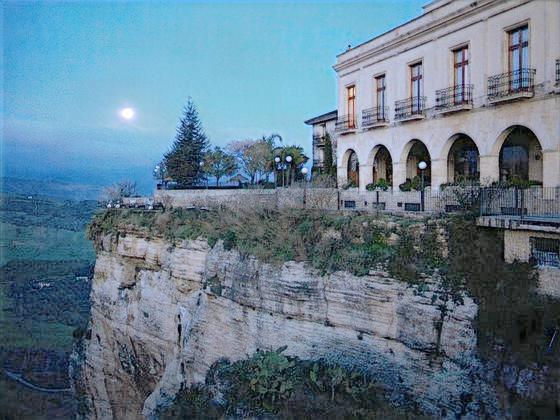
#> input picture evaluate-image-quality-master/src/images/2_INet_v23_00.jpg, 560 x 420 px, found by its file name
$ python compare_histogram_wx.py
#> lines starting #> are read from the running program, lines starting #| are printed output that depends on the picture
#
# 2枚の画像のヒストグラムを作成し，比較するプログラム
# 比较两张图的直方图
# https://github.com/tom-uchida/evaluate-image-quality
#

import cv2, matplotlib
import numpy as np
import matplotlib.pyplot as plt
plt.style.use('seaborn-white')

from matplotlib import cycler
colors = cycler('color', ['#EE6666', '#3388BB', '#9988DD', '#EECC55', '#88BB44', '#FFBBBB'])
plt.rc('axes', facecolor='#E6E6E6', edgecolor='none', axisbelow=True, grid=False, prop_cycle=colors)
plt.rc('grid', color='w', linestyle='solid')
plt.rc('patch', edgecolor='#E6E6E6')
plt.rc('lines', linewidth=2)

plt.rcParams["mathtext.fontset"] = "stix"
plt.rcParams["mathtext.rm"] = "Times New Roman"


# ------------------------------
# ----- Placement settings -----
# ------------------------------
fig, ax = plt.subplots(3, figsize=(9, 8)) # figsize(width, height)
fig.subplots_adjust(hspace=0.4, wspace=0.4) # interval
ax[0] = plt.subplot2grid((2,2), (0,0))
ax[1] = plt.subplot2grid((2,2), (0,1))
ax[2] = plt.subplot2grid((2,2), (1,0), colspan=2)


# ----------------------------
# ----- Read input image -----
# ----------------------------
def read_img(_img_name):
	# read input image
	img = cv2.imread(_img_name)
#> img is the input picture: shape (420, 560, 3); mean B, G, R 140.2, 122.2, 97.7

	# convert color (BGR → RGB)
	img = cv2.cvtColor(img, cv2.COLOR_BGR2RGB)

	return img

# [4 lines of commented-out code are left out]
img_origin_RL1   = read_img(r'G:\Code\Comparative-Experiment\code_comparative_experiment\quality_assessment_metrics\evaluate-image-quality-master\src\images\2_INet_v23_00.jpg')
# img_origin_RL100 = read_img(r'G:\Dataset\LL_Set\LIME\2.bmp')
img_origin_RL100 = read_img(r'G:\Code\Comparative-Experiment\code_comparative_experiment\quality_assessment_metrics\evaluate-image-quality-master\src\images\2_INet_v23_00.jpg')
img_noised_RL1   = read_img(r'G:\Code\Comparative-Experiment\code_comparative_experiment\quality_assessment_metrics\evaluate-image-quality-master\src\images\k_2.bmp')
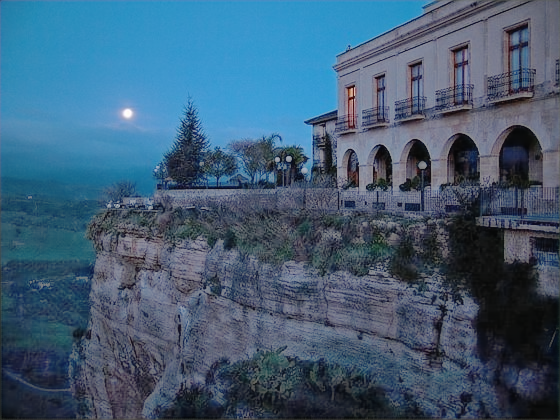
#> input picture evaluate-image-quality-master/src/images/k_2.bmp, 560 x 420 px, found by its file name
#> in read_img, img is the input picture: shape (420, 560, 3); mean B, G, R 117.6, 93.2, 64.9
img_noised_RL100 = read_img(r'G:\Code\Comparative-Experiment\code_comparative_experiment\quality_assessment_metrics\evaluate-image-quality-master\src\images\2_INet_v121_00.jpg')
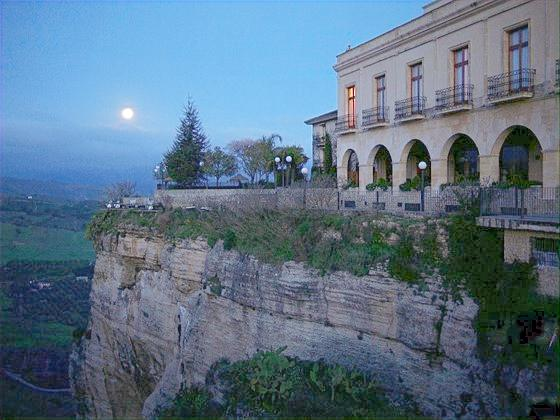
#> input picture evaluate-image-quality-master/src/images/2_INet_v121_00.jpg, 560 x 420 px, found by its file name
#> in read_img, img is the input picture: shape (420, 560, 3); mean B, G, R 134.7, 114.8, 92
# image information（height × width × 色数）
# print("img_origin : ", img_origin.shape)
# print("img_noised : ", img_noised.shape)
# print("\n")


# ----------------------------
# ----- Show input image -----
# ----------------------------
def show_img(_i, _img, _img_name):
  ax[_i].set_title(_img_name)

  # show image
  ax[_i].imshow(_img)

  return

#show_img(0, img_origin_RL1,    "Original image, $L_{\mathrm{R}}=1$")
show_img(0, img_origin_RL100,  "Original image, $L_{\mathrm{R}}=100$")
# show_img(0, img_noised_RL1,    "Noise image, $L_{\mathrm{R}}=1$")
show_img(1, img_noised_RL100,  "Noise image, $L_{\mathrm{R}}=100$")


# -------------------------------
# ----- Convert RGB to Gray -----
# -------------------------------
gray_img_origin_RL1   = cv2.cvtColor(img_origin_RL1,   cv2.COLOR_RGB2GRAY)
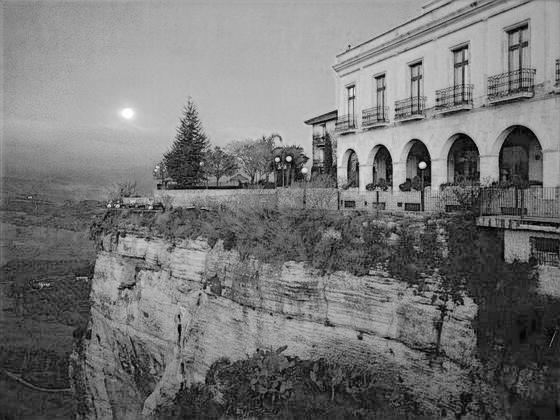
#> gray_img_origin_RL1: shape (420, 560); min 0, max 255, mean 116.9
gray_img_origin_RL100 = cv2.cvtColor(img_origin_RL100, cv2.COLOR_RGB2GRAY)
gray_img_noised_RL1 	= cv2.cvtColor(img_noised_RL1,   cv2.COLOR_RGB2GRAY)
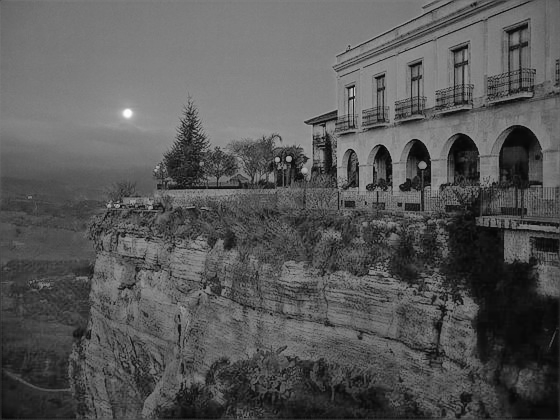
#> gray_img_noised_RL1: shape (420, 560); min 5, max 253, mean 87.5
gray_img_noised_RL100 = cv2.cvtColor(img_noised_RL100, cv2.COLOR_RGB2GRAY)
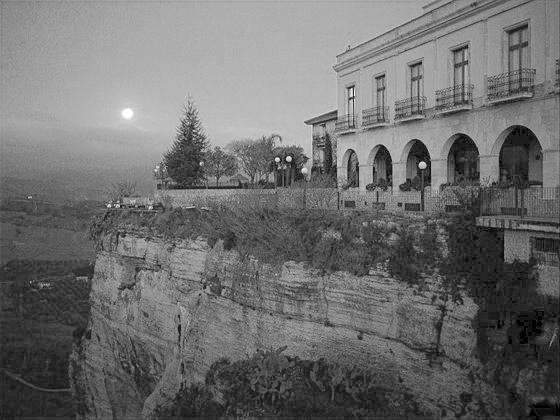
#> gray_img_noised_RL100: shape (420, 560); min 0, max 255, mean 110.2

# exclude pixel value == 0
gray_img_origin_RL1_nonzero   = gray_img_origin_RL1[gray_img_origin_RL1     > 0]
gray_img_origin_RL100_nonzero = gray_img_origin_RL100[gray_img_origin_RL100 > 0]
gray_img_noised_RL1_nonzero   = gray_img_noised_RL1[gray_img_noised_RL1     > 0]
gray_img_noised_RL100_nonzero = gray_img_noised_RL100[gray_img_noised_RL100 > 0]


# print("gray_img_origin : ", gray_img_origin.shape)
# print("gray_img_noised : ", gray_img_noised.shape)
# print("\n")


# --------------------------------------------------------------------
# ----- Calc difference of brightness values of two input images -----
# --------------------------------------------------------------------
# bigger_RL1 		= np.maximum(gray_img_origin_RL1_nonzero, gray_img_noised_RL1_nonzero)
# smaller_RL1 	= np.minimum(gray_img_origin_RL1_nonzero, gray_img_noised_RL1_nonzero)

# bigger_RL100 	= np.maximum(gray_img_origin_RL100_nonzero, gray_img_noised_RL100_nonzero)
# smaller_RL100 = np.minimum(gray_img_origin_RL100_nonzero, gray_img_noised_RL100_nonzero)

# diff_RL1      = bigger_RL1   - smaller_RL1
# diff_RL100    = bigger_RL100 - smaller_RL100


# ---------------------
# ----- Histogram -----
# ---------------------
# store values of "histogram and bin boundary" in two variables(hist, bins)
#hist_origin, 		    bins_origin 		  = np.histogram(gray_img_origin.ravel(),			  256, [0, 256])
# hist_origin_RL100, 	bins_origin_RL100 = np.histogram(gray_img_origin_RL100.ravel(),	256, [0, 256])

# #hist_noised, 		    bins_noised 		  = np.histogram(gray_img_noised.ravel(),  		  256, [0, 256])
# hist_noised,        bins_noised       = np.histogram(gray_img_noised.ravel())
# hist_noised_RL100, 	bins_noised_RL100 = np.histogram(gray_img_noised_RL100.ravel(), 256, [0, 256])

# diff_hist_origin,   diff_bins_origin  = np.histogram(diff.ravel(), 		    256, [0, 256])
# diff_hist_RL100,    diff_bins_RL100   = np.histogram(diff_RL100.ravel(),  256, [0, 256])


# -----------------------------------------------
# ----- Get statistical data of pixel value -----
# -----------------------------------------------
def get_data_of_pixel_value(_pixel_value):
  print("===== Statistical Data of Pixel Values =====")
  print("> Max    : ", np.max(_pixel_value))
  print("> Min    : ", np.min(_pixel_value))
  print("> Mean   : ", np.mean(_pixel_value))
  #print("> Median : ", np.median(_pixel_value))
  print("\n")
  return

# get_data_of_pixel_value(gray_img_origin_RL1_nonzero)
# get_data_of_pixel_value(gray_img_origin_RL100_nonzero)
# get_data_of_pixel_value(gray_img_noised_RL1_nonzero)
# get_data_of_pixel_value(gray_img_noised_RL100_nonzero)


# ----------------------
# ----- Matplotlib -----
# ----------------------
# Original image
#ax[2].hist(gray_img_origin_RL1_nonzero.ravel(), bins=1, color='r', alpha=0.5, label="Original image, $L_{\mathrm{R}}=1$")
ax[2].hist(gray_img_origin_RL100_nonzero.ravel(), bins=50, color='r', alpha=0.5, label="Original image, $L_{\mathrm{R}}=100$")

# Noise image
#ax[2].hist(gray_img_noised_RL1_nonzero.ravel(), bins=50, color='r', alpha=0.5, label="Noise image, $L_{\mathrm{R}}=1$")
ax[2].hist(gray_img_noised_RL100_nonzero.ravel(), bins=50, color='b', alpha=0.5, label="Noise image, $L_{\mathrm{R}}=100$")

# Text
#props = dict(boxstyle='round', facecolor='red', alpha=0.5)
#ax[2].text(0.82, 0.88, "mean:255", transform=ax[2].transAxes, fontsize=14, color='r')
ax[2].text(0.2, 0.25, "mean:41", transform=ax[2].transAxes, fontsize=14, color='r')
# ax[2].text(0.55, 0.4, "mean:165", transform=ax[2].transAxes, fontsize=14, color='r')
ax[2].text(0.08, 0.25, "mean:40", transform=ax[2].transAxes, fontsize=14, color='b')

# ----- diff image data -----
# plt.plot(diff_hist_origin,  label='Diff b/w "Origin(RL=1)" and "Noised(RL=1)"')
# plt.plot(diff_hist_RL100,   label='Diff b/w "Origin(RL=100)" and "Noised(RL=100)"')
# ax[2].hist(diff_RL1.ravel(), bins=50, color='red', alpha=0.5)
# ax[2].hist(diff_RL100.ravel(), bins=50, color='red', alpha=0.5)

ax[2].set_title("Comparative histogram", fontsize=12)
#ax[2].set_title("Histogram of Pixel Value Difference", fontsize=12)
ax[2].set_xlabel("Pixel value", fontsize=12)
ax[2].set_ylabel("Number of pixels", fontsize=12)
ax[2].set_xlim([-10, 266])
ax[2].set_ylim([0, 50000])
#plt.grid()
ax[2].legend(fontsize=12)

fig.show()
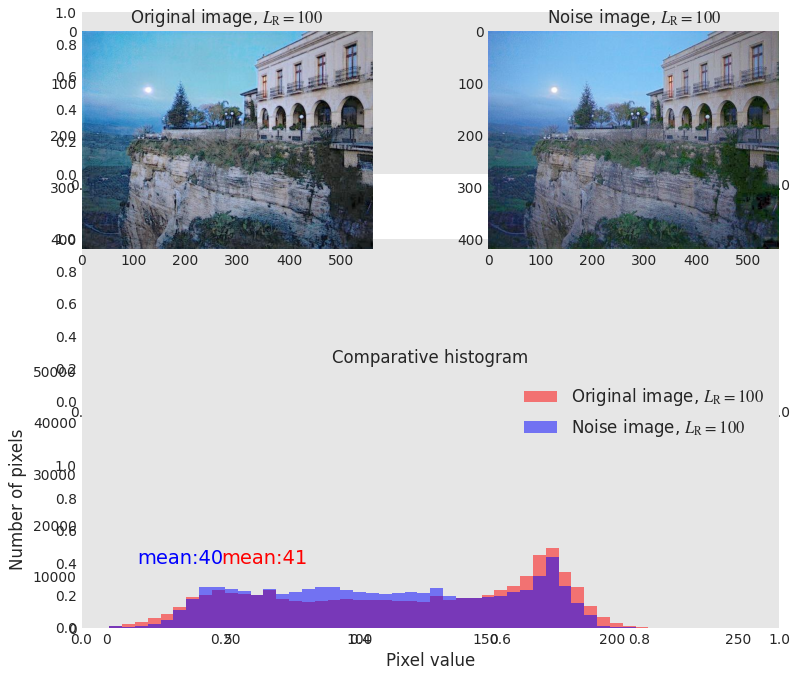
#> figure drawn by matplotlib, 3 panels; panel 3: tallest bar 15611 high, from x = 173.7 to 178.8; panel 3: tallest bar 13791 high, from x = 173.7 to 178.8
plt.show()
